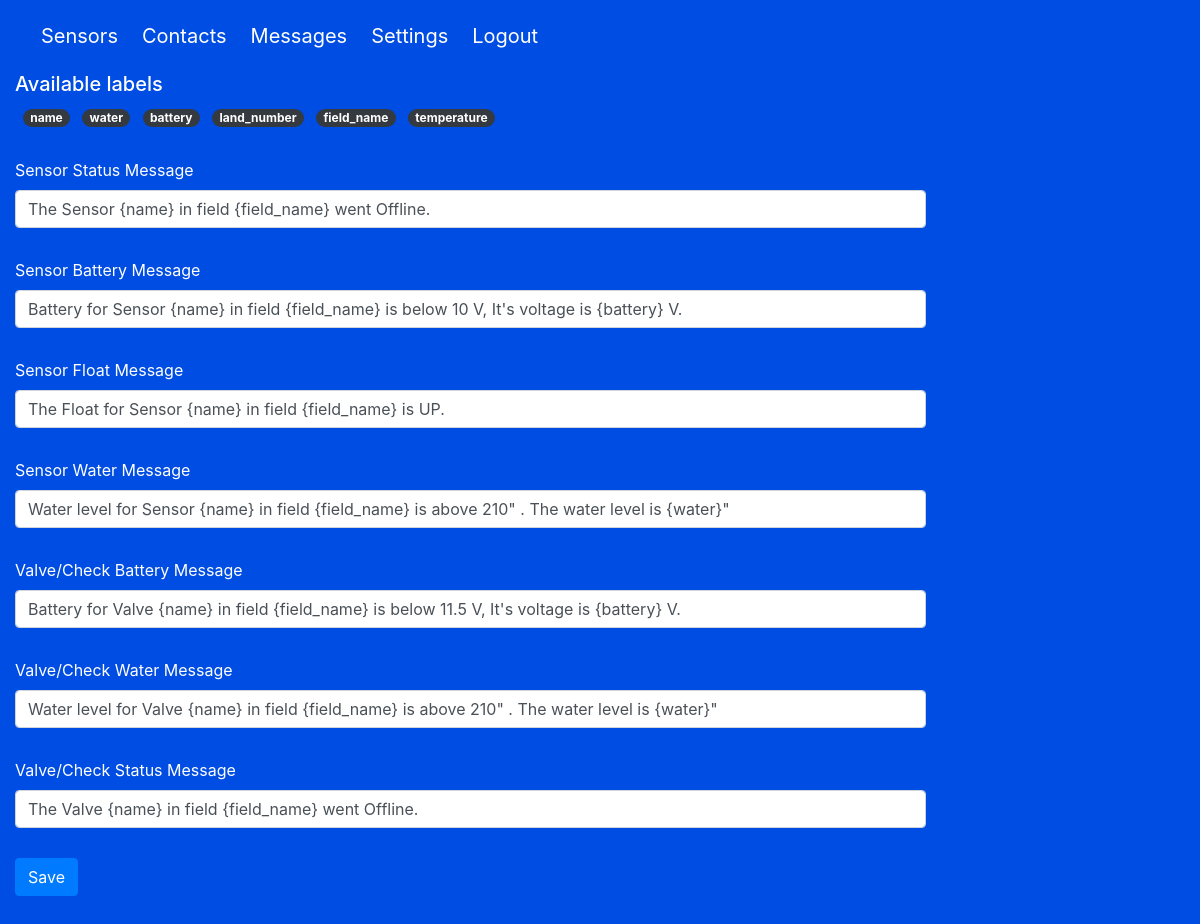
Screenshot of /messages (signed in) with the database file from the repository.
### models.py (models this page shows)
class LabelMessage(db.Model, SerializerMixin):
    __tablename__ = 'label_message'
    id = db.Column(db.Integer, primary_key=True)
    name = db.Column(db.String(100), unique=True)

class Message(db.Model, SerializerMixin):
    __tablename__ = 'message'
    id = db.Column(db.Integer, primary_key=True)
    name = db.Column(db.String(100))
    mess_type = db.Column(db.String(20))
    message = db.Column(db.String(1000))

### main.py (the view, shortened to what this page needs)
@main.route('/messages', methods=["GET", "POST"])
@login_required
def messages():
    labels = [label.to_dict() for label in LabelMessage.query.all()]
    msgs = [message.to_dict() for message in Message.query.all()]
    if request.method == 'GET':
        is_admin = current_app.config['ADMIN_USER']
        return render_template('messages.html', labels=labels, messages=msgs, is_admin=is_admin)

### app.py (called while the page is built)
@login_manager.user_loader
def load_user(user_id):
    return User.query.get(int(user_id))

### templates/messages.html (shortened to what this page needs)
{% extends "base.html" %}
{% block content %}
    <h5>Available labels</h5>
    {% for label in labels %}
        <span class="badge badge-pill badge-dark ml-2">{{ label.name }}</span>
    {% endfor %}
    <form method="post">
        {% for message in messages %}
            <div class="form-group">
                <label>
                    {{ message.mess_type[0] | upper }}{{ message.mess_type[1:] }}{{ '/Check' if message.mess_type == 'valve' }}
                    {{ message.name[0] | upper }}{{ message.name[1:] }} Message</label>
                <input class="form-control" name="{{ '{}_{}'.format(message.name, message.mess_type) }}"
                       value="{{ message.message }}">
            </div>
        {% endfor %}
        <button type="submit" class="btn btn-primary">Save</button>
    </form>
{% endblock %}

### templates/base.html (shortened to what this page needs)
<!DOCTYPE html>
<html>
<head>
    <link rel="stylesheet" href="../static/css/bulma.min.css"/>
    <link rel="stylesheet" href="../static/bootstrap4/css/bootstrap.min.css"/>
    <link rel="stylesheet" href="../static/css/main.css"/>
</head>
<body>
<section class="hero is-primary is-fullheight" style="min-width: 100%; float: left">
    <div class="hero-head">
        <nav class="navbar">
            <div class="container">
                <div id="navbarMenuHeroA" class="navbar-menu navbar-brand">
                    <div class="navbar-start">
                        {% if current_user.is_authenticated %}
                            <a href="{{ url_for('main.sensor') }}" class="navbar-item">
                                Sensors
                            </a>
                            <a href="{{ url_for('contact.contacts') }}" class="navbar-item">
                                Contacts
                            </a>
                            <a href="{{ url_for('main.messages') }}" class="navbar-item">
                                Messages
                            </a>
                            <a href="{{ url_for('main.settings') }}" class="navbar-item">
                                Settings
                            </a>
                            <a href="{{ url_for('auth.logout') }}" class="navbar-item">
                                Logout
                            </a>
                        {% endif %}
                    </div>
                </div>
            </div>
        </nav>
    </div>
    <div class="hero-body">
        <div class="container">
            {% block content %}
            {% endblock %}
        </div>
    </div>
</section>
</body>
</html>

### static/css/main.css (style rules this page uses)
body { overflow: scroll !important; background-color: #004DE3; }
.hero.is-primary { background-color: #004DE3; }
.hero-body .container { max-width: 80%; }
@media only screen
and (min-device-width: 768px)
and (max-device-width: 1024px) { .container { margin-left: 0; } }
@media only screen
and (min-device-width: 768px)
and (max-device-width: 1024px) { .hero-body { padding-left: 0 !important; padding-top: 0; } }
.form-group { margin: 30px 0; }
.hero-head .container { margin-left: 10px; }

### rows the page displays
LabelMessage: name "name"
LabelMessage: name "water"
LabelMessage: name "battery"
LabelMessage: name "land_number"
LabelMessage: name "field_name"
LabelMessage: name "temperature"
Message: mess_type "S", mess_type "ensor", name "S", name "tatus", message "The Sensor {name} in field {field_name} went Offline."
Message: mess_type "S", mess_type "ensor", name "B", name "attery", battery_sensor "Battery for Sensor {name} in field {field_name} is below 10 V, It's voltage is {battery} V."
Message: mess_type "S", mess_type "ensor", name "F", name "loat", message "The Float for Sensor {name} in field {field_name} is UP."
Message: mess_type "S", mess_type "ensor", name "W", name "ater", message "Water level for Sensor {name} in field {field_name} is above 210\" . The water level is {water}\""
Message: mess_type "V", mess_type "alve", mess_type "/Check", name "B", name "attery", message "Battery for Valve {name} in field {field_name} is below 11.5 V, It's voltage is {battery} V."
Message: mess_type "V", mess_type "alve", mess_type "/Check", name "W", name "ater", message "Water level for Valve {name} in field {field_name} is above 210\" . The water level is {water}\""
Message: mess_type "V", mess_type "alve", mess_type "/Check", name "S", name "tatus", status_valve "The Valve {name} in field {field_name} went Offline."
